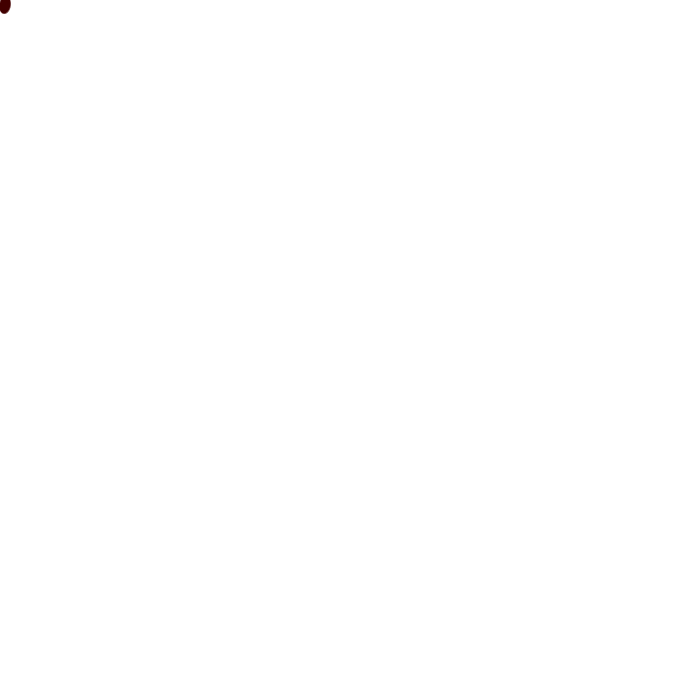
Frame 1 (no input)
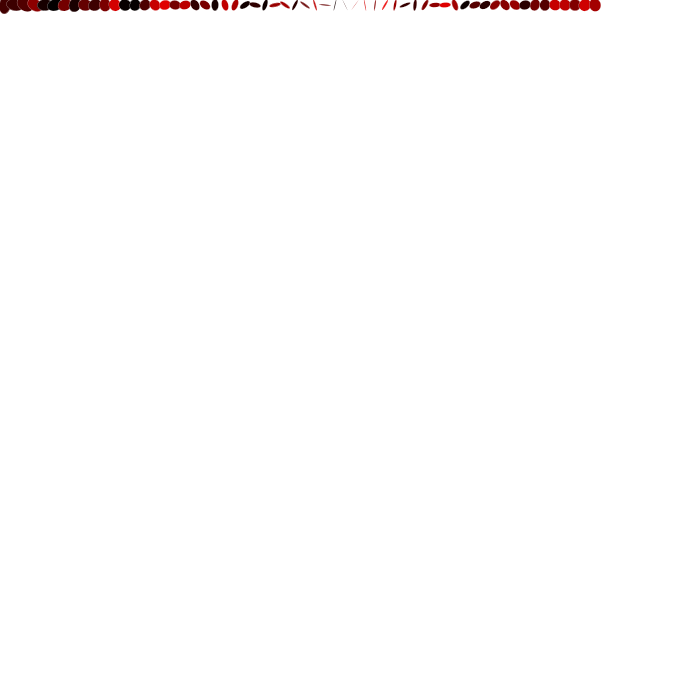
Frame 60 (the mouse pressed at the canvas centre just before this capture)
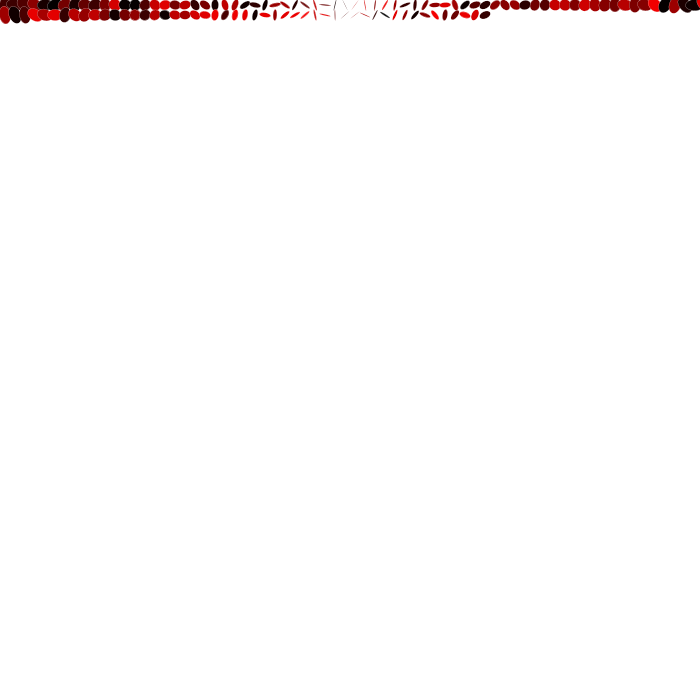
Frame 120 (the mouse held since frame 60 and released just before this capture)

The Processing sketch that drew these frames (run headless with seeded random() and noise(); from frame 60 on, the mouse is pressed at the canvas centre):

// Processing sketch: processing_139248
// ── processing_139248.pde

//Thayná Kavalek

//O trabalho "Red is the new Black" de Thayná Kavalek está licenciado com uma Licença Creative Commons - Atribuição-CompartilhaIgual 4.0 Internacional.



float x = -5;
float y = 5;
float r = 1;
float e = 1;
 
void setup() {
  size(700, 700);
  background(255);
  frameRate(120);
}
 
void draw() {
  x = x+10;
  translate(x, y);
  rotate((TWO_PI)/random(2));
  rectMode(CENTER);
  fill(255, 255, 0);
  if (x >= 700) {
    y = y+10;
    x = -5;
  }
  if (y >= 700) {
    y = 5;
  }
  fill(random(255), 0,0);
  strokeWeight(0.2);
  stroke(255);
  r = sin(1);
  e = cos(1);
  ellipse(0, 0, ((350-x)*r)/16, ((350-y)*e)/16);
  println(x-250);
  println(r);
}
